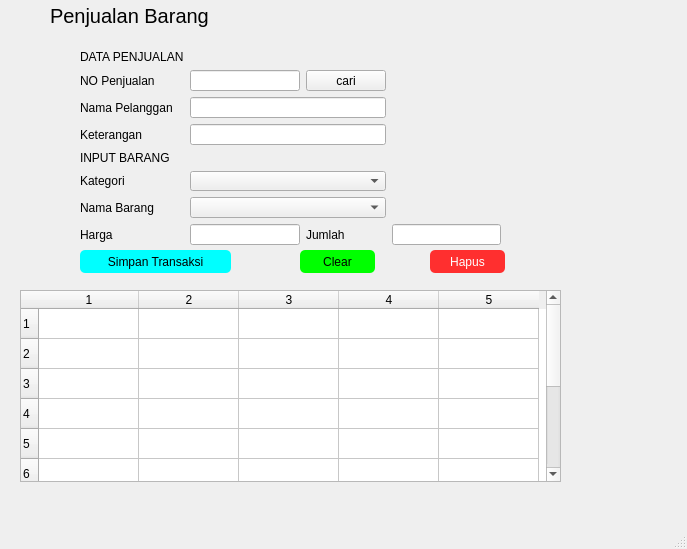
<?xml version="1.0" encoding="UTF-8"?>
<ui version="4.0">
 <class>MainWindow</class>
 <widget class="QMainWindow" name="MainWindow">
  <property name="geometry">
   <rect>
    <x>0</x>
    <y>0</y>
    <width>687</width>
    <height>549</height>
   </rect>
  </property>
  <property name="windowTitle">
   <string>MainWindow</string>
  </property>
  <widget class="QWidget" name="centralwidget">
   <widget class="QLabel" name="label">
    <property name="geometry">
     <rect>
      <x>50</x>
      <y>0</y>
      <width>221</width>
      <height>31</height>
     </rect>
    </property>
    <property name="font">
     <font>
      <family>Arial</family>
      <pointsize>15</pointsize>
     </font>
    </property>
    <property name="text">
     <string>Penjualan Barang</string>
    </property>
   </widget>
   <widget class="QPushButton" name="btnSimpan">
    <property name="geometry">
     <rect>
      <x>80</x>
      <y>250</y>
      <width>151</width>
      <height>23</height>
     </rect>
    </property>
    <property name="font">
     <font>
      <family>Arial</family>
     </font>
    </property>
    <property name="styleSheet">
     <string notr="true">#btnSimpan{
	color: rgb(0, 0, 0);
	background-color: rgb(0, 255, 255);
	border-radius:5px


}</string>
    </property>
    <property name="text">
     <string>Simpan Transaksi</string>
    </property>
   </widget>
   <widget class="QTableWidget" name="gridAlumni">
    <property name="geometry">
     <rect>
      <x>20</x>
      <y>290</y>
      <width>541</width>
      <height>192</height>
     </rect>
    </property>
    <property name="font">
     <font>
      <family>Arial</family>
     </font>
    </property>
    <property name="rowCount">
     <number>10</number>
    </property>
    <property name="columnCount">
     <number>5</number>
    </property>
    <row/>
    <row/>
    <row/>
    <row/>
    <row/>
    <row/>
    <row/>
    <row/>
    <row/>
    <row/>
    <column/>
    <column/>
    <column/>
    <column/>
    <column/>
   </widget>
   <widget class="QPushButton" name="btnClear">
    <property name="geometry">
     <rect>
      <x>300</x>
      <y>250</y>
      <width>75</width>
      <height>23</height>
     </rect>
    </property>
    <property name="font">
     <font>
      <family>Arial</family>
     </font>
    </property>
    <property name="styleSheet">
     <string notr="true">#btnClear{
	background-color: rgb(0, 255, 0);
border-radius:5px
}</string>
    </property>
    <property name="text">
     <string>Clear</string>
    </property>
   </widget>
   <widget class="QPushButton" name="btnHapus">
    <property name="geometry">
     <rect>
      <x>430</x>
      <y>250</y>
      <width>75</width>
      <height>23</height>
     </rect>
    </property>
    <property name="font">
     <font>
      <family>Arial</family>
     </font>
    </property>
    <property name="styleSheet">
     <string notr="true">#btnHapus{
	color: rgb(255, 255, 255);
	background-color:rgb(255, 47, 47);
	border-radius:5px;

}
</string>
    </property>
    <property name="text">
     <string>Hapus</string>
    </property>
   </widget>
   <widget class="QWidget" name="gridLayoutWidget">
    <property name="geometry">
     <rect>
      <x>80</x>
      <y>50</y>
      <width>421</width>
      <height>195</height>
     </rect>
    </property>
    <property name="font">
     <font>
      <family>Arial</family>
     </font>
    </property>
    <layout class="QGridLayout" name="gridLayout">
     <item row="1" column="0">
      <widget class="QLabel" name="label_2">
       <property name="font">
        <font>
         <family>Arial</family>
        </font>
       </property>
       <property name="text">
        <string>NO Penjualan</string>
       </property>
      </widget>
     </item>
     <item row="2" column="1" colspan="2">
      <widget class="QLineEdit" name="txtNama">
       <property name="font">
        <font>
         <family>Arial</family>
        </font>
       </property>
      </widget>
     </item>
     <item row="2" column="0">
      <widget class="QLabel" name="label_3">
       <property name="font">
        <font>
         <family>Arial</family>
        </font>
       </property>
       <property name="text">
        <string>Nama Pelanggan</string>
       </property>
      </widget>
     </item>
     <item row="1" column="2">
      <widget class="QPushButton" name="btnCari">
       <property name="font">
        <font>
         <family>Arial</family>
        </font>
       </property>
       <property name="text">
        <string>cari</string>
       </property>
      </widget>
     </item>
     <item row="1" column="1">
      <widget class="QLineEdit" name="txtkode">
       <property name="font">
        <font>
         <family>Arial</family>
        </font>
       </property>
      </widget>
     </item>
     <item row="6" column="0">
      <widget class="QLabel" name="label_9">
       <property name="font">
        <font>
         <family>Arial</family>
        </font>
       </property>
       <property name="text">
        <string>Nama Barang</string>
       </property>
      </widget>
     </item>
     <item row="6" column="1" colspan="2">
      <widget class="QComboBox" name="comboBox_2">
       <property name="font">
        <font>
         <family>Arial</family>
        </font>
       </property>
      </widget>
     </item>
     <item row="5" column="1" colspan="2">
      <widget class="QComboBox" name="comboBox">
       <property name="font">
        <font>
         <family>Arial</family>
        </font>
       </property>
      </widget>
     </item>
     <item row="0" column="0">
      <widget class="QLabel" name="label_5">
       <property name="font">
        <font>
         <family>Arial</family>
        </font>
       </property>
       <property name="styleSheet">
        <string notr="true">text-weight:bold;</string>
       </property>
       <property name="text">
        <string>DATA PENJUALAN</string>
       </property>
       <property name="textFormat">
        <enum>Qt::AutoText</enum>
       </property>
      </widget>
     </item>
     <item row="7" column="2">
      <widget class="QLabel" name="label_11">
       <property name="font">
        <font>
         <family>Arial</family>
        </font>
       </property>
       <property name="text">
        <string>Jumlah</string>
       </property>
      </widget>
     </item>
     <item row="3" column="1" colspan="2">
      <widget class="QLineEdit" name="txtNama_2">
       <property name="font">
        <font>
         <family>Arial</family>
        </font>
       </property>
      </widget>
     </item>
     <item row="7" column="0">
      <widget class="QLabel" name="label_10">
       <property name="font">
        <font>
         <family>Arial</family>
        </font>
       </property>
       <property name="text">
        <string>Harga</string>
       </property>
      </widget>
     </item>
     <item row="7" column="1">
      <widget class="QLineEdit" name="txtNama_3">
       <property name="font">
        <font>
         <family>Arial</family>
        </font>
       </property>
      </widget>
     </item>
     <item row="3" column="0">
      <widget class="QLabel" name="label_4">
       <property name="font">
        <font>
         <family>Arial</family>
        </font>
       </property>
       <property name="text">
        <string>Keterangan</string>
       </property>
      </widget>
     </item>
     <item row="4" column="0">
      <widget class="QLabel" name="label_7">
       <property name="font">
        <font>
         <family>Arial</family>
        </font>
       </property>
       <property name="text">
        <string>INPUT BARANG</string>
       </property>
      </widget>
     </item>
     <item row="5" column="0">
      <widget class="QLabel" name="label_8">
       <property name="font">
        <font>
         <family>Arial</family>
        </font>
       </property>
       <property name="text">
        <string>Kategori</string>
       </property>
      </widget>
     </item>
     <item row="7" column="3">
      <widget class="QLineEdit" name="txtNama_4">
       <property name="font">
        <font>
         <family>Arial</family>
        </font>
       </property>
      </widget>
     </item>
    </layout>
   </widget>
  </widget>
  <widget class="QStatusBar" name="statusbar"/>
 </widget>
 <resources/>
 <connections/>
</ui>
